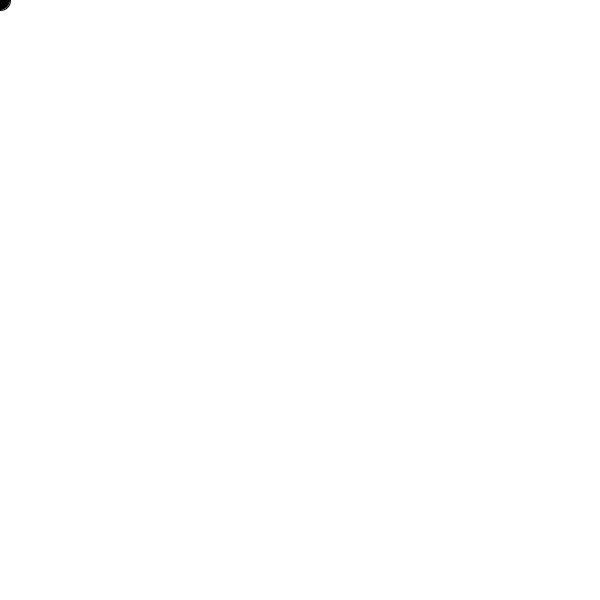
Frame 1 (no input)
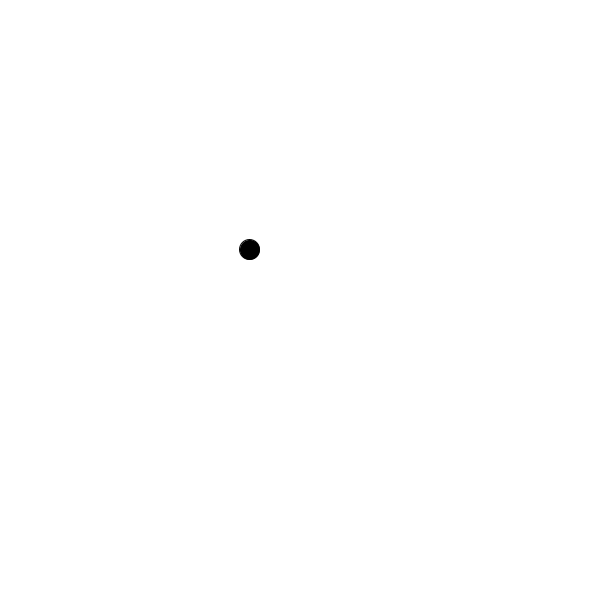
Frame 60 (the mouse pressed at the canvas centre just before this capture)
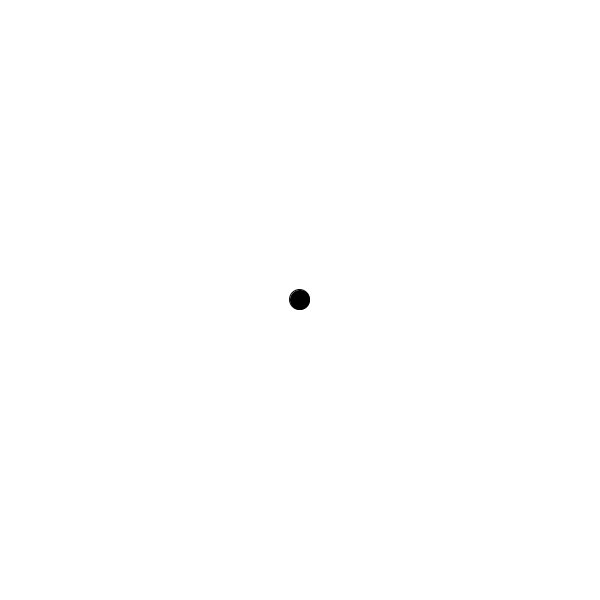
Frame 120 (the mouse held since frame 60 and released just before this capture)

The Processing sketch that drew these frames (run headless with seeded random() and noise(); from frame 60 on, the mouse is pressed at the canvas centre):

// Processing sketch: _08_follow_circle
// ── _08_follow_circle.pde
float x = 0;
float y = 0;
float targetX = 250;
float targetY = 250;

void setup() {
  size(600, 600);
  background(255);
  smooth();
  fill(0);
}

void draw() {
  background(255);
  ellipse(x, y, 20, 20);  
  
  x += (targetX - x) * 0.125;
  y += (targetY - y) * 0.125;
}

void mousePressed() {
  targetX = mouseX;
  targetY = mouseY;
}
